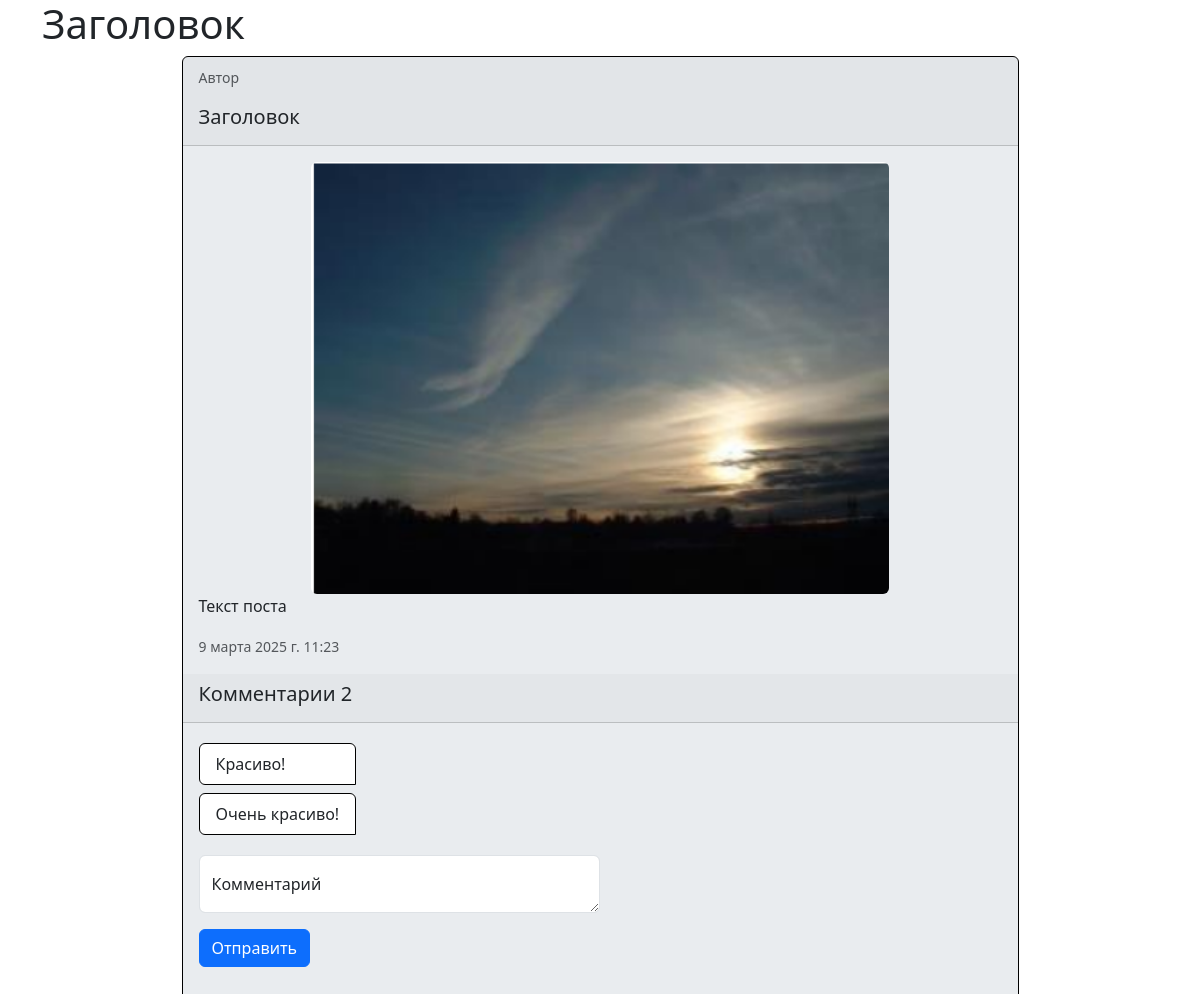
The app's page /post/1/ with its own data.
### blog/models.py (models this page shows)
class Post(models.Model):
    image = models.ImageField(blank=True)
    title = models.CharField(max_length=20)
    author = models.CharField(max_length=20)
    post_text = models.TextField()
    likes = models.IntegerField(default=0)
    date = models.DateTimeField()

class Comment(models.Model):
    comment_text = models.TextField()
    likes = models.IntegerField(default=0)
    date = models.DateTimeField()
    post = models.ForeignKey(Post, null=True, on_delete=models.SET_NULL)

### blog/views.py (the view)
# urls.py: path('post/<int:post_id>/', views.post, name='post'),
def post(request, post_id):
    post = get_object_or_404(Post, pk=post_id)
    comments = Comment.objects.filter(post=post_id)
    return render(request, 'posts/post.html', {
        'post': post,
        'comments': comments
    })

### blog/templates/posts/post.html (shortened to what this page needs)
{% extends 'posts/base.html' %}
{% load static %}
{% block body %}
<div class="container mx-auto">
    <div class=" border card mb-3 border-black w-75 mx-auto bg-body-secondary" style="text-decoration: none;">
        <div class="card-header">
            <p class="card-text"><small class="text-body-secondary">{{ post.author }}</small></p>
            <h5>{{ post.title }}</h5>
        </div>
        <div class="card-body">
            <div class="container w-75">
                <img src="{{ MEDIA_URL }}{{ post.image }}" class="card-img-top rounded" alt="...">
            </div>
            <p class="card-text">{{ post.post_text }}</p>
            <p class="card-text"><small class="text-body-secondary">{{ post.date }}</small></p>
        </div>
        <div class="card-header">
            <h5>Комментарии {{ comments|length }}</h5>
        </div>
        <div class="d-flex align-items-start flex-column mx-3 my-3">
            <ul class="list-group list-group-flush">
                {% for comment in comments %}
                <li class="border list-group-item rounded-top rounded-start border-black my-1">
                    {{ comment.comment_text }}
                </li>
                {% endfor %}
            </ul>
                <form action="{% url 'blog:comment' post.id %}" class="w-50" method="POST">
                    <div class="form-floating my-3">
                        <textarea name="comment_text" class="form-control" placeholder="Leave a comment here" id="floatingTextarea"></textarea>
                        <label for="floatingTextarea">Комментарий</label>
                    </div>
                    <button class="btn btn-primary mb-3">Отправить</button>
                </form>
        </div>
    </div>
</div>
{% endblock body %}

### records on screen
Post: author "Автор", title "Заголовок", image (picture), post_text "Текст поста", date "9 марта 2025 г. 11:23"
Comment: comment_text "Красиво!"
Comment: comment_text "Очень красиво!"

### other values on screen
{{ comments|length }} "2"
